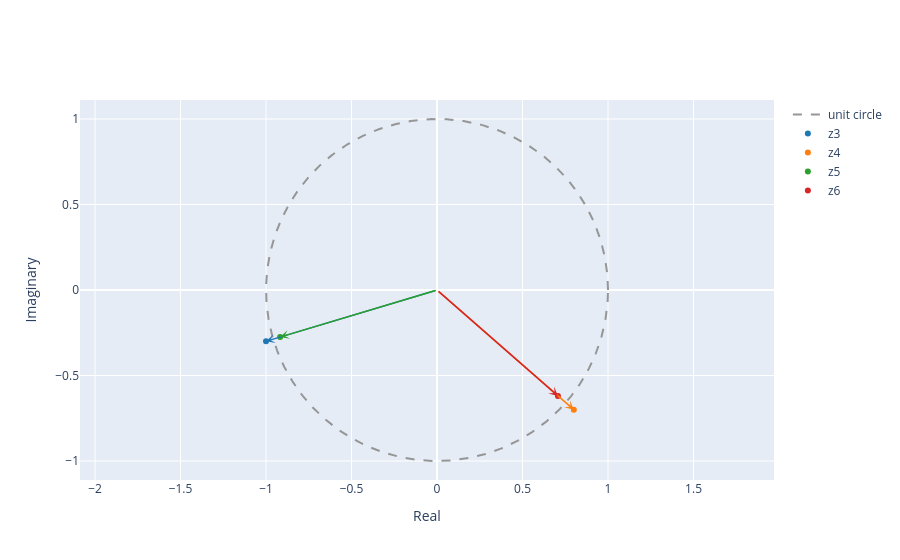

Write notebook code for a chart like this one.
### Markdown cell above
1.2. Compute the conjugate z* and the inverse 1/z for both $z_1$ and $z_2$ and plot the results as vectors in the complex plane.

### Code cell
z1 = -1 + 0.3j
z2 = 0.8 + 0.7j

#conjugate:
z3 = -1 - 0.3j
z4 = 0.8 - 0.7j

#inverse: conjugate/|z|^2
# |z|^2 = a^2 + b^2

z5 = -0.9174 - 0.2752j
z6 = 0.7071 - 0.6195j
plot_complex([z3, z4, z5, z6], name=['z3', 'z4', 'z5', 'z6'])

### Figure 1 — Plotly figure (JSON) as saved in the notebook; plotly's stock layout.template omitted (floating-point values rounded to 4 significant figures; data arrays with more than 128 entries replaced by an {"elided": "..."} marker saying what was removed)
{"data": [{"line": {"color": "rgb(150,150,150)", "dash": "dash", "shape": "linear"}, "mode": "lines", "name": "unit circle", "type": "scatter", "x": {"elided": "1000 float values"}, "y": {"elided": "1000 float values"}}, {"marker": {"color": "#1f77b4"}, "mode": "markers", "name": "z3", "type": "scatter", "x": [-1], "y": [-0.3]}, {"marker": {"color": "#ff7f0e"}, "mode": "markers", "name": "z4", "type": "scatter", "x": [0.8], "y": [-0.7]}, {"marker": {"color": "#2ca02c"}, "mode": "markers", "name": "z5", "type": "scatter", "x": [-0.9174], "y": [-0.2752]}, {"marker": {"color": "#d62728"}, "mode": "markers", "name": "z6", "type": "scatter", "x": [0.7071], "y": [-0.6195]}], "layout": {"annotations": [{"arrowcolor": "#1f77b4", "arrowhead": 3, "arrowwidth": 1.5, "ax": 0, "axref": "x", "ay": 0, "ayref": "y", "showarrow": true, "text": "", "x": -1, "y": -0.3}, {"arrowcolor": "#ff7f0e", "arrowhead": 3, "arrowwidth": 1.5, "ax": 0, "axref": "x", "ay": 0, "ayref": "y", "showarrow": true, "text": "", "x": 0.8, "y": -0.7}, {"arrowcolor": "#2ca02c", "arrowhead": 3, "arrowwidth": 1.5, "ax": 0, "axref": "x", "ay": 0, "ayref": "y", "showarrow": true, "text": "", "x": -0.9174, "y": -0.2752}, {"arrowcolor": "#d62728", "arrowhead": 3, "arrowwidth": 1.5, "ax": 0, "axref": "x", "ay": 0, "ayref": "y", "showarrow": true, "text": "", "x": 0.7071, "y": -0.6195}], "xaxis": {"title": {"text": "Real"}}, "yaxis": {"scaleanchor": "x", "scaleratio": 1, "title": {"text": "Imaginary"}}}}
